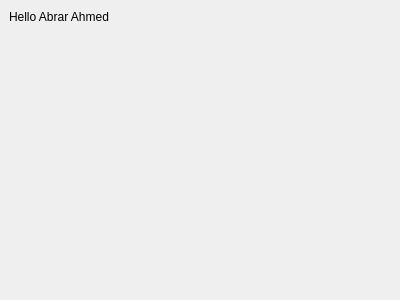
<?xml version="1.0" encoding="UTF-8"?>
<ui version="4.0">
 <class>Dialog</class>
 <widget class="QDialog" name="Dialog">
  <property name="geometry">
   <rect>
    <x>0</x>
    <y>0</y>
    <width>400</width>
    <height>300</height>
   </rect>
  </property>
  <property name="windowTitle">
   <string>Dialog</string>
  </property>
  <widget class="QLabel" name="label">
   <property name="geometry">
    <rect>
     <x>9</x>
     <y>9</y>
     <width>111</width>
     <height>16</height>
    </rect>
   </property>
   <property name="text">
    <string>Hello Abrar Ahmed</string>
   </property>
  </widget>
 </widget>
 <resources/>
 <connections/>
</ui>
